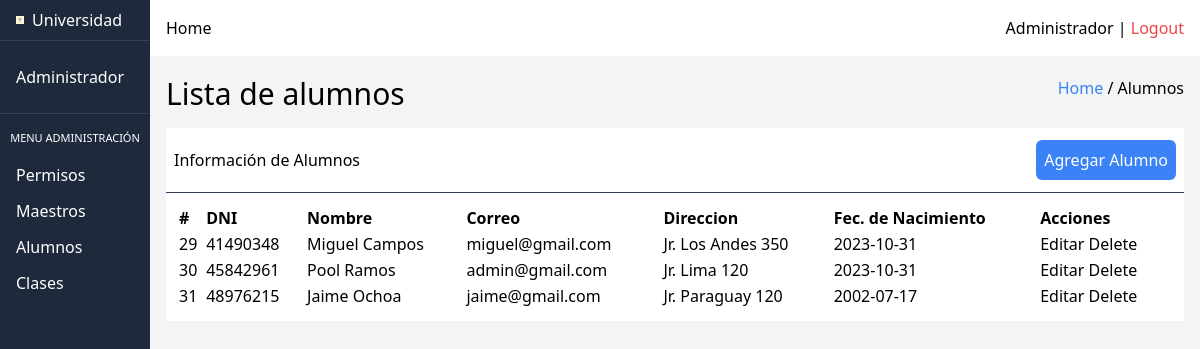
/index.php?action=user-table (signed in), run on the app's committed database.
### tables this page shows
CREATE TABLE `student` (
  `id` int(11) NOT NULL,
  `dni` int(8) NOT NULL,
  `user_id` int(11) NOT NULL
);

CREATE TABLE `user` (
  `id` int(11) NOT NULL,
  `email` varchar(50) NOT NULL,
  `password` varchar(100) NOT NULL,
  `firstname` varchar(100) NOT NULL,
  `lastname` varchar(100) NOT NULL,
  `address` varchar(150) NOT NULL,
  `birthday` timestamp NOT NULL DEFAULT current_timestamp() ON UPDATE current_timestamp(),
  `role_id` int(11) NOT NULL
);

### src/DB.php (called while the page is built, shortened)
<?php
class DB
{
    private $pdo;
    public function __construct()
    {
        try {
            $host = $_ENV["DB_HOST"];
            $dbname = $_ENV["DB_DATABASE"];
            $port = $_ENV["DB_PORT"];
            $username = $_ENV["DB_USERNAME"];
            $password = $_ENV["DB_PASSWORD"];
            $attributes = [PDO::ATTR_ERRMODE => PDO::ERRMODE_EXCEPTION];
            $dsn = "mysql:host=$host;dbname=$dbname;port=$port";
            $this->pdo = new PDO($dsn, $username, $password, $attributes);
        } catch (PDOException $e) {
            echo "ERROR: " . $e->getMessage();
        }
    }
    public function connect()
    {
        return $this->pdo;
    }
}
?>

### src/models/Alumnos.php (called while the page is built, shortened)
<?php
require_once($_SERVER["DOCUMENT_ROOT"] . "/src/DB.php");
class Alumnos
{
    public function findAll()
    {
        $pdo = new DB();
        $query = "
        SELECT user.id, student.id as student_id, dni, email, concat(firstname, ' ', lastname) as name, address, DATE_FORMAT(birthday, '%Y-%m-%d') as birthday
        FROM  user
	    INNER JOIN student
    	ON user.id = student.user_id;
        ";
        $stmnt = $pdo->connect()->query($query);
        $data = [];
        while ($row = $stmnt->fetch(PDO::FETCH_ASSOC)) {
            array_push($data, $row);
        }
        return $data;
    }
}

### src/views/admin/table-student.php (the view, shortened to what this page needs)
<?php require $_SERVER['DOCUMENT_ROOT'] . '/src/templates/head.php'; ?>
</head>
<body>
    <div class="grid grid-cols-8 grid-flow-col">
        <?php require_once $_SERVER['DOCUMENT_ROOT'] . '/src/templates/aside-admin.php';  ?>
        <div class="col-star-2 col-span-9 bg-gray-100 w-full h-screen">
            <?php require_once $_SERVER['DOCUMENT_ROOT'] . '/src/templates/nav-admin.php';  ?>
            <main>
                <section class="p-4 ">
                    <div class="flex justify-between mb-4">
                        <h1 class="text-3xl">Lista de alumnos</h1>
                        <div>
                            <a class="text-blue-500" href="/index.php">Home</a> / Alumnos
                        </div>
                    </div>
                    <div class="bg-white  divide-y divide-slate-700">
                        <div class="flex justify-between items-center px-2 py-3">
                            <span>Información de Alumnos</span>
                            <a href="/index.php?action=create-student-view" class="bg-blue-500 text-white p-2 rounded-md cursor-pointer">Agregar Alumno</a>
                        </div>
                        <div class="p-3">
                            <table class="w-full ">
                                <thead>
                                    <tr>
                                        <td class="font-bold">#</td>
                                        <td class="font-bold">DNI</td>
                                        <td class="font-bold">Nombre</td>
                                        <td class="font-bold">Correo</td>
                                        <td class="font-bold">Direccion</td>
                                        <td class="font-bold">Fec. de Nacimiento</td>
                                        <td class="font-bold">Acciones</td>
                                    </tr>
                                </thead>
                                <tbody>
                                    <?php foreach ($students as $row) { ?>
                                        <tr>
                                            <td><?= $row["student_id"] ?></td>
                                            <td><?= $row["dni"] ?></td>
                                            <td><?= $row["name"] ?></td>
                                            <td><?= $row["email"] ?></td>
                                            <td><?= $row["address"] ?></td>
                                            <td><?= $row["birthday"] ?></td>
                                            <td>
                                                <a href="?action=edit-student-view&user_id=<?= $row["id"] ?>">Editar </a>
                                                <form action="/index.php" method="post" class="inline">
                                                    <button type="submit">Delete</button>
                                                </form>
                                            </td>
                                        </tr>
                                    <?php } ?>
                                </tbody>
                            </table>
                        </div>
                    </div>
                </section>
            </main>
        </div>
    </div>
</body>
</html>

### data on the page
student: id "29", dni "41490348", name "Miguel Campos", user.email "miguel@gmail.com", user.address "Jr. Los Andes 350", birthday "2023-10-31"
student: id "30", dni "45842961", name "Pool Ramos", user.email "admin@gmail.com", user.address "Jr. Lima 120", birthday "2023-10-31"
student: id "31", dni "48976215", name "Jaime Ochoa", user.email "jaime@gmail.com", user.address "Jr. Paraguay 120", birthday "2002-07-17"
